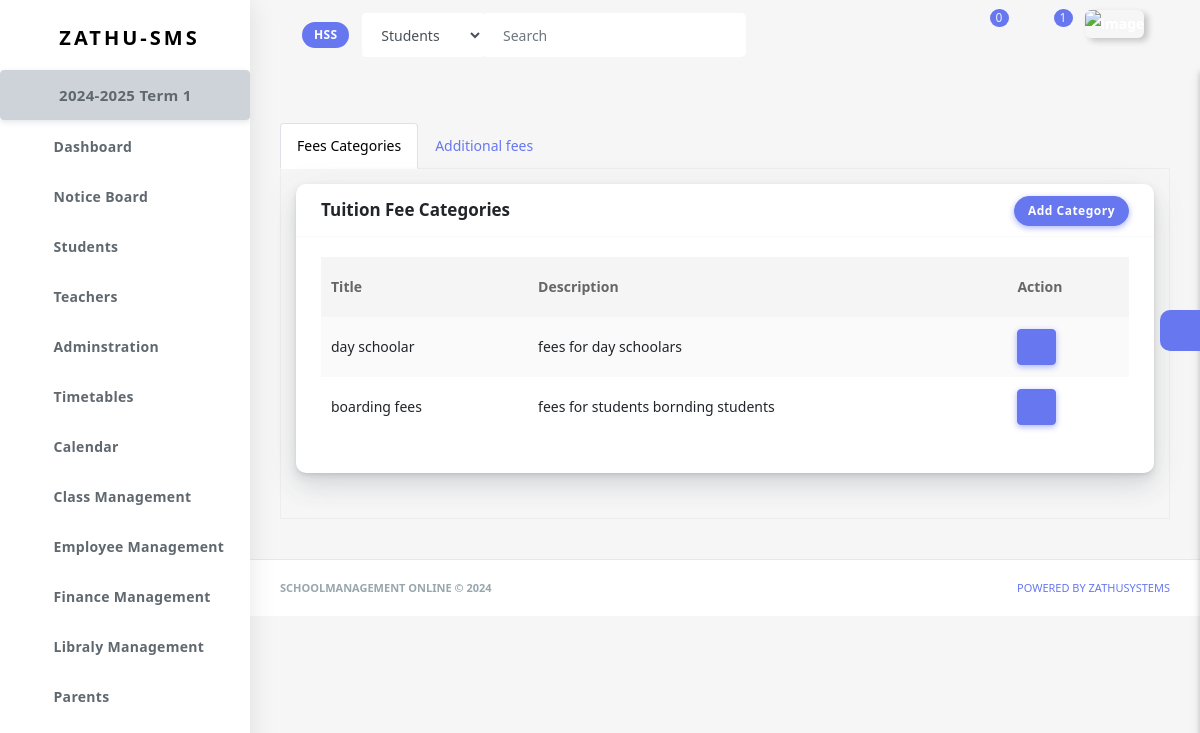
The page /finance-management/fees-categories-40b1d377-6656-44b4-9429-142e877d579a/ (signed in) on the database its author committed.
### schooladminstration/models.py (models this page shows)
class Institution(models.Model):
    institution_name=models.CharField(max_length=50)
    id=models.CharField(primary_key=True, max_length=100, blank=True, unique=True, default=uuid.uuid4)
    user=models.ForeignKey(get_user_model(), on_delete=models.CASCADE, related_name='institution', blank=True, null=True, default=None)
    name_of_head=models.CharField(max_length=50, null=True, blank=True, default=None)
    name_of_principal=models.CharField(max_length=50, null=True, blank=True, default=None)
    name_of_registrar=models.CharField(max_length=50, null=True, blank=True, default=None)
    phone=models.CharField(max_length=50, null=True, blank=True)
    country=models.CharField(max_length=50, null=True, blank=True)
    city=models.CharField(max_length=50, null=True, blank=True)
    tried_subscription=models.BooleanField(default=False)
    created_at = models.DateTimeField(default=timezone.now, null=True, blank=True)
    edu=(
        ('primary education', 'Primary Education'),
        ('secondary education', 'Secondary Education'),
        ('tertialy education', 'Tertiary Education'),
    )
    edu_offer=models.CharField(max_length=20, choices=edu)
    def __str__(self):
        return self.institution_name

### school_calendar/models.py (models this page shows)
class AcademicYear(models.Model):
    institution=models.ForeignKey(Institution, on_delete=models.CASCADE, related_name='academic_year')
    year=models.CharField(max_length=9, help_text='e.g 2024-2025')
    start_date=models.DateField(help_text='starting date of this academic year')
    end_date=models.DateField(help_text='ending date of this academic year')
    date=models.DateField(auto_now_add=True)
    closed=models.BooleanField(default=False)
    def __str__(self):
        return f'{self.year}'

class Term(models.Model):
    institution=models.ForeignKey(Institution, on_delete=models.CASCADE, related_name='terms')
    academic_year=models.ForeignKey(AcademicYear, on_delete=models.CASCADE, related_name='terms')
    title=models.CharField(max_length=50, help_text='e.g Term 1/Semister 2')
    start_date=models.DateField(help_text='starting date of this term/semister')
    end_date=models.DateField(help_text='ending date of this Term/Semister')
    date=models.DateField(auto_now_add=True)
    closed=models.BooleanField(default=False)
    def __str__(self):
        return f'{self.title}'

### finance/models.py (models this page shows, shortened)
class FeeCategory(models.Model):
    school=models.ForeignKey(Institution, on_delete=models.CASCADE, related_name='fee_categories')
    title=models.CharField(max_length=50)
    enrollment=models.ManyToManyField(Enrollment, related_name='fee_category')
    description=models.TextField(null=True, blank=True, default=None)

### finance/views.py (the view)
# urls.py: path('fees-categories-<uuid:school_id>/', views.fee_categories, name='fee_categories'),
def fee_categories(request, school_id):
    if is_approved_account(request)==False: return redirect('main:un_approved', school_id)
    if can_manage_finances(request): pass
    else:return redirect('main:un_authorised', school_id)
    institution=get_institution(request, school_id)
    form=OtherFeeForm()
    cates = FeeCategory.objects.filter(school=institution)
    other_fees = OtherFee.objects.filter(school=institution)
    if request.method=='POST' and 'cate' in request.POST:
        title=request.POST.get('title')
        description=request.POST.get('description')
        FeeCategory.objects.create(school=institution, title=title, description=description)
    if request.method=='POST' and 'other' in request.POST:
        title=request.POST.get('fee_title')
        fee_amount=request.POST.get('fee_amount')
        period=request.POST.get('period')
        OtherFee.objects.create(school=institution, fee_title=title, fee_amount=fee_amount, period=period)
    cont={
        'other_fees':other_fees,
        'categories': cates,
        'school_id':school_id,
        'institution':institution,
        'form':form
        }
    return render(request, 'templates/finance/fee_categories.html', cont)

### finance/forms.py
class OtherFeeForm(forms.ModelForm):
    class Meta:
        model = OtherFee
        fields = ['fee_title', 'fee_amount', 'period']
    def __init__(self, *args, **kwargs):
        super(OtherFeeForm, self).__init__(*args, **kwargs)
        self.fields['fee_amount'].widget.attrs.update({'class':'form-control'})
        self.fields['fee_title'].widget.attrs.update({'class':'form-control'})
        self.fields['period'].widget.attrs.update({'class':'form-control'})

### chatapp/context_processors.py (called while the page is built)
def chat_global_data(request):
    chats=None
    if request.user.is_authenticated:
        chats=Chat.objects.filter(users=(request.user)).order_by('-udated_at')
        counter_chats=Chat.objects.filter(users=(request.user)).order_by('-udated_at')[:6]
        counter=0
        for chat in counter_chats:
            messages=chat.chat_messages.filter(receiver=request.user, seen=False)
            if messages:
                counter+=1
                continue
        return {'counter_chats':counter_chats, 'chats': chats, 'counter':counter}
    return {'mkkk': chats}

### chatapp/models.py (called while the page is built)
    def unseen_msgs(self):
        msgs=self.chat_messages.filter(seen=False)
        if msgs:
            return msgs.last()
        return None

### landing_page/context_processors.py (called while the page is built)
def global_data(request):
    ins=SystemFeature.objects.all()[0:5]
    return {'featuress': ins, }

### main/templatetags/custom_filter.py (called while the page is built)
@register.filter
def first_letters(value):
    value = str(value)
    return ''.join([word[0] for word in value.split() if word]).upper()

### main/templatetags/timeago_filters.py (called while the page is built)
@register.filter
def timeago(value):
    if not isinstance(value, datetime.datetime):
        return value
    now_time = now()
    delta = now_time - value
    seconds = delta.total_seconds()
    minutes = seconds / 60
    hours = minutes / 60
    days = hours / 24
    weeks = days / 7
    months = days / 30
    years = days / 365
    if seconds < 60:
        return f"{int(seconds)}s"
    elif minutes < 60:
        return f"{int(minutes)}m"
    elif hours < 24:
        return f"{int(hours)}h"
    elif days < 7:
        return f"{int(days)}d"
    elif weeks < 4:
        return f"{int(weeks)}w"
    elif months < 12:
        return f"{int(months)}mo"
    else:
        return f"{int(years)}y"

### main/utils.py (called while the page is built)
def get_institution(request, school_id):
    istitution=get_object_or_404(Institution, id=school_id)
    return istitution

def is_admin(request):
    try:
        institution=get_object_or_404(Institution, user=request.user)
        if institution:
            return True
    except:
        return False

### templates/templates/finance/fee_categories.html (shortened to what this page needs)
{% extends 'templates/main/base.html' %}
{% block content %}
<section class="section">
<div class="section-body">
  <ul class="nav nav-tabs" id="myTab2" role="tablist">
    <li class="nav-item">
      <a class="nav-link active" id="home-tab2" data-toggle="tab" href="#home2" role="tab"
        aria-controls="home" aria-selected="true">Fees Categories</a>
    </li>
    <li class="nav-item">
      <a class="nav-link" id="profile-tab2" data-toggle="tab" href="#profile2" role="tab"
        aria-controls="profile" aria-selected="false">Additional fees</a>
    </li>
  </ul>
  <div class="tab-content tab-bordered" id="myTab3Content">
    <div class="tab-pane fade show active" id="home2" role="tabpanel" aria-labelledby="home-tab2">
      <div class="card">
        <div class="card-header">
            <h4 class="d-inline">Tuition Fee Categories</h4>
            <div class="card-header-action">
              <button id="show_modal" type="button" class="btn btn-primary" data-toggle="modal" data-target="#exampleModal">
                Add Category
              </button>
            </div>
        </div>
        <div class="card-body">
          <div class="table-responsive">
            <table class="table table-striped table-hover" style="width:100%;">
              <thead>
                <tr>
                    <th>Title</th>
                    <th>Description</th>
                    <th>Action</th>
                </tr>
              </thead>
              <tbody>
                {% for category in categories %}
                <tr>
                    <td>{{ category.title }}</td>
                    <td>{{ category.description }}</td>
                    <td><a href="{% url 'finance:fee_list' category.id school_id %}" class="btn btn-primary"><i class="fas fa-hand-holding-usd"></i></a></td>
                </tr>
                {% endfor %}
              </tbody>
            </table>
          </div>
        </div>
      </div>
    </div>
  </div>
</div>
</section>
{% endblock %}

### templates/templates/main/header.html (shortened to what this page needs)
{% load static %}
{% load timeago_filters %}
{% load custom_filter %}
   <div class="navbar-bg"></div>
      <nav class="navbar navbar-expand-lg main-navbar sticky">
        <div class="form-inline mr-auto">
          <ul class="navbar-nav mr-3">
            <li><a href="#" data-toggle="sidebar" class="nav-link nav-link-lg
									collapse-btn"> </a></li>
            <li><a href="{% url 'accounts:school_p' %}" class="nav-link nav-link-lg">
                <span class="badge badge-primary"><span class="text-white">{{institution|first_letters}}</span> </span>
              </a></li>
            <li>
              <form class="form-inline mr-auto" action="{% url 'search:search' school_id %}">
                <div class="search-element">
                  <select class="form-control" name="category" id="">
                    <option value="students">Students</option>
                  </select>
                  <input class="form-control" type="search" {% if q %} value="{{q}}" {% endif %} name="q" placeholder="Search" aria-label="Search" data-width="200">
                  <button class="btn" type="submit">
                    <i class="fas fa-search"></i>
                  </button>
                </div>
              </form>
            </li>
          </ul>
        </div>
        <ul class="navbar-nav navbar-right">
          <li class="dropdown dropdown-list-toggle"><a href="#" data-toggle="dropdown"
              class="nav-link nav-link-lg message-toggle">
              <span class="badge headerBadge1">
                {{counter}} </span> </a>
          </li>
          <li class="dropdown dropdown-list-toggle">
            <a href="#" data-toggle="dropdown"
              class="nav-link nav-link-lg notification-toggle message-toggle">
              <i data-feather="bell" class="bell"></i>
              <span class="badge headerBadge1">
                {{n_counter}}
              </span>
            </a>
          </li>
          <li class="dropdown"><a href="#" data-toggle="dropdown"
              class="nav-link dropdown-toggle nav-link-lg nav-link-user"> <img alt="image" src="{% static 'assets/img/user.png' %}"
                class="user-img-radious-style"> </a>
          </li>
          <li class="dropdown">
            <a href="#" data-toggle="dropdown"
            class="nav-link dropdown-toggle nav-link-lg nav-link-user">
          </a>
        </li>
        </ul>
      </nav>

### templates/templates/main/sidebar.html (shortened to what this page needs)
{% load static %}
<div class="main-sidebar sidebar-style-2">
        <aside id="sidebar-wrapper">
          <div class="sidebar-brand">
            <a href=""> <img alt="" src="{% static 'assets/img/logo.png' %}" class="header-logo" /> <span
                class="logo-name">Zathu-SMS</span>
            </a>
          </div>
          <ul class="sidebar-menu">
            <li class="dropdown">
              <a href="{% url 'school_calendar:calendar_list' school_id %}" style="font-size: 15px; font-weight: 70px;" class="btn btn-secondary"> {{institution.academic_year.last}} {{institution.academic_year.last.terms.last|title}} </a>
            </li>
            <li class="dropdown">
              <a href="{% url 'main:dashboard' school_id %}" class="nav-link"><span>Dashboard</span></a>
            </li>
            <li class="dropdown">
              <a href="{% url 'main:notice_board' school_id %}" class="nav-link"><span>Notice Board</span></a>
            </li>
            <li class="dropdown">
              <a href="{% url 'student:students' school_id %}" class="nav-link"><span>Students</span></a>
            </li>
            <li class="dropdown">
              <a href="{% url 'teacher:teachers' school_id %}" class="nav-link"><span>Teachers</span></a>
            </li>
            <li class="dropdown">
              <a href="#" class="menu-toggle nav-link has-dropdown"><span>Adminstration</span></a>
            </li>
            <li class="dropdown">
              <a href="#" class="menu-toggle nav-link has-dropdown"><span>Timetables</span></a>
            </li>
            <li class="dropdown">
              <a href="#" class="menu-toggle nav-link has-dropdown"><span>Calendar</span></a>
            </li>
            <li class="dropdown">
              <a href="#" class="menu-toggle nav-link has-dropdown"><span>Class Management</span></a>
            </li>
            <li class="dropdown">
              <a href="#" class="menu-toggle nav-link has-dropdown"><span>Employee Management</span></a>
            </li>
            <li class="dropdown">
              <a href="#" class="menu-toggle nav-link has-dropdown"><span>Finance Management</span></a>
            </li>
            <li class="dropdown">
              <a href="#" class="menu-toggle nav-link has-dropdown"><span>Libraly Management</span></a>
            </li>
            <li class="dropdown">
              <a href="{% url 'school_admin:parents' school_id %}" class="nav-link"><span>Parents</span></a>
            </li>
           <br><br><br>
          </ul>
        </aside>
      </div>

### rows shown on the page
Institution: institution_name "HSS", academic_year.last "2024-2025", academic_year.last.terms.last "Term 1"
FeeCategory: title "day schoolar", description "fees for day schoolars"
FeeCategory: title "boarding fees", description "fees for students bornding students"

### other values the page prints
{{ counter }} "0"
{{ n_counter }} "1"
